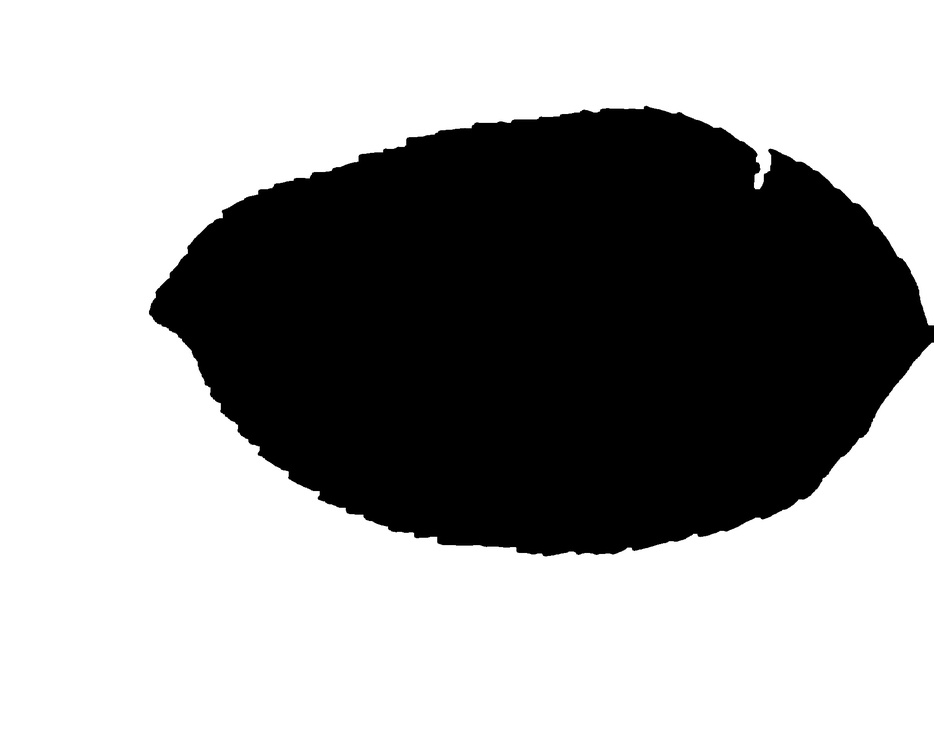
#> input picture ThresholdSegmentation/SegmentationOperation.jpg, 934 x 755 px, shrunk from 1899 x 1536 before the run
$ python Shape.py
#> lines starting #> are read from the running program, lines starting #| are printed output that depends on the picture; after the words box and inside, x2 and y2 are one past the last pixel; in counts of white or black regions, pixels touching at a corner belong together; long printed decimals are rounded
import cv2
import numpy as np
from matplotlib import pyplot as plt
import os

# 创建文件夹
if not os.path.exists('shape'):
    os.makedirs('shape')
# 读取图像
img = cv2.imread('ThresholdSegmentation/SegmentationOperation.jpg')
#> img is the input picture: shape (755, 934, 3); min 0, max 255, mean 162.9
img = cv2.bitwise_not(img)
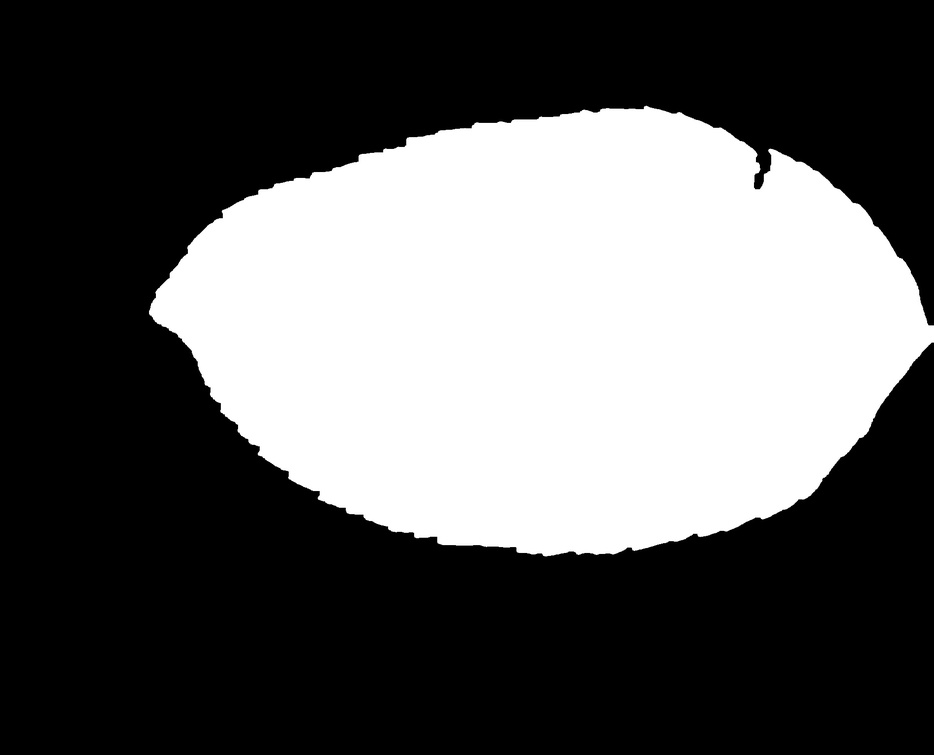
#> img: shape (755, 934, 3); min 0, max 255, mean 92.1
# 将图像转换为灰度图像
gray = cv2.cvtColor(img, cv2.COLOR_BGR2GRAY)

# 二值化处理
ret, thresh = cv2.threshold(gray, 127, 255, cv2.THRESH_BINARY)
#> thresh: shape (755, 934); 36.1% white; 1 white region

# 获取轮廓
contours, hierarchy = cv2.findContours(thresh, cv2.RETR_TREE, cv2.CHAIN_APPROX_SIMPLE)
#> contours = 1 contour; box (x1, y1, x2, y2) and area: (149, 106, 934, 556) 253856

# 计算面积和周长
area = cv2.contourArea(contours[0])
#> area = 253856.5
perimeter = cv2.arcLength(contours[0], True)
#> perimeter = 2237

# 计算矩形
x,y,w,h = cv2.boundingRect(contours[0])
#> x = 149; y = 106; w = 785; h = 450

# 计算圆形度
circularity = 4*np.pi*area/(perimeter**2)
#> circularity = 0.638

# 计算重心
M = cv2.moments(contours[0])
#> M = moments, m00 253856.5, centre m10/m00, m01/m00 = (551.4, 330.7)
cx = int(M['m10']/M['m00'])
#> cx = 551
cy = int(M['m01']/M['m00'])
#> cy = 330


# 计算复杂度
e = (perimeter ** 2) / area
#> e = 19.71

# 输出结果
print('面积:', area)
#| 面积: 253856.5
print('周长:', perimeter)
#| 周长: 2236.962
print('长度:', w)
#| 长度: 785
print('宽度:', h)
#| 宽度: 450
print('圆形度:', circularity)
#| 圆形度: 0.6375
print('重心:', cx, cy)
#| 重心: 551 330
print('复杂度:', e)
#| 复杂度: 19.712
img = cv2.imread('AppleDiseaseLeaves/1.jpg')
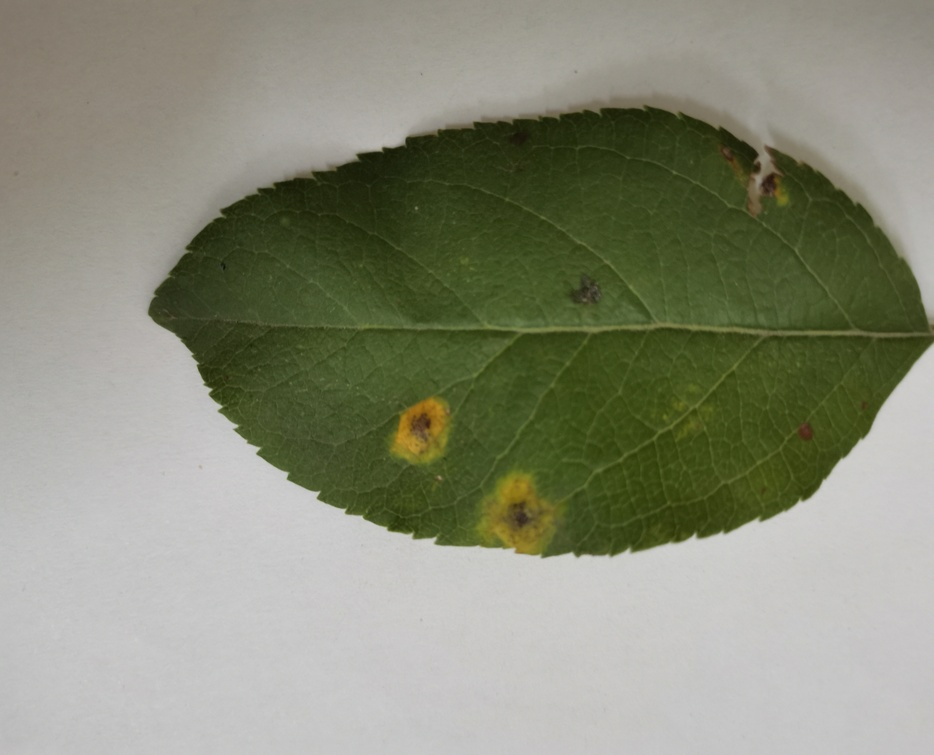
#> input picture AppleDiseaseLeaves/1.jpg, 934 x 755 px, shrunk from 1899 x 1536 before the run
#> img is the input picture: shape (755, 934, 3); mean B, G, R 121, 140, 137.3
first_img = img.copy()
# 绘制矩形和重心
cv2.rectangle(first_img, (x, y), (x + w, y + h), (0, 255, 0), 2)
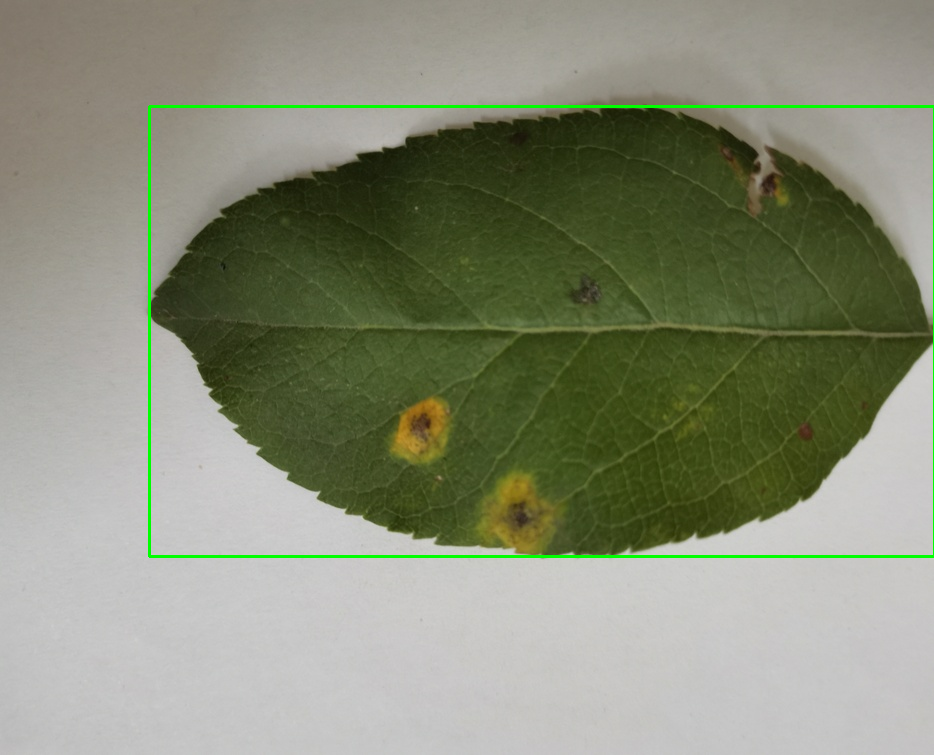
#> first_img: shape (755, 934, 3); 0.92% of pixels changed, all inside (x1, y1, x2, y2) = (148, 105, 934, 558)
cv2.circle(first_img, (cx, cy), 5, (0, 0, 255), -1)
#> first_img: shape (755, 934, 3); 0.01% of pixels changed, all inside (x1, y1, x2, y2) = (546, 325, 557, 336)

# 计算最小外接矩形
rect = cv2.minAreaRect(contours[0])
#> rect = ((543.1, 337.8), (777.8, 443.9), -6.46)
box = cv2.boxPoints(rect)
#> box = [[181.6, 602.1], [131.7, 161], [904.5, 73.49], [954.5, 514.6]]
box = np.int0(box)
#> box = [[181, 602], [131, 160], [904, 73], [954, 514]]

Second_img = img.copy()
# 计算最小外接矩形的面积
rect_area = cv2.contourArea(box)
#> rect_area = 345654.5
print('最小外接矩形面积为:', rect_area)
#| 最小外接矩形面积为: 345654.5
print('矩形度:', area/rect_area)
#| 矩形度: 0.7344
# 在图像上绘制最小外接矩形
cv2.drawContours(Second_img, [box], 0, (0, 0, 255), 2)
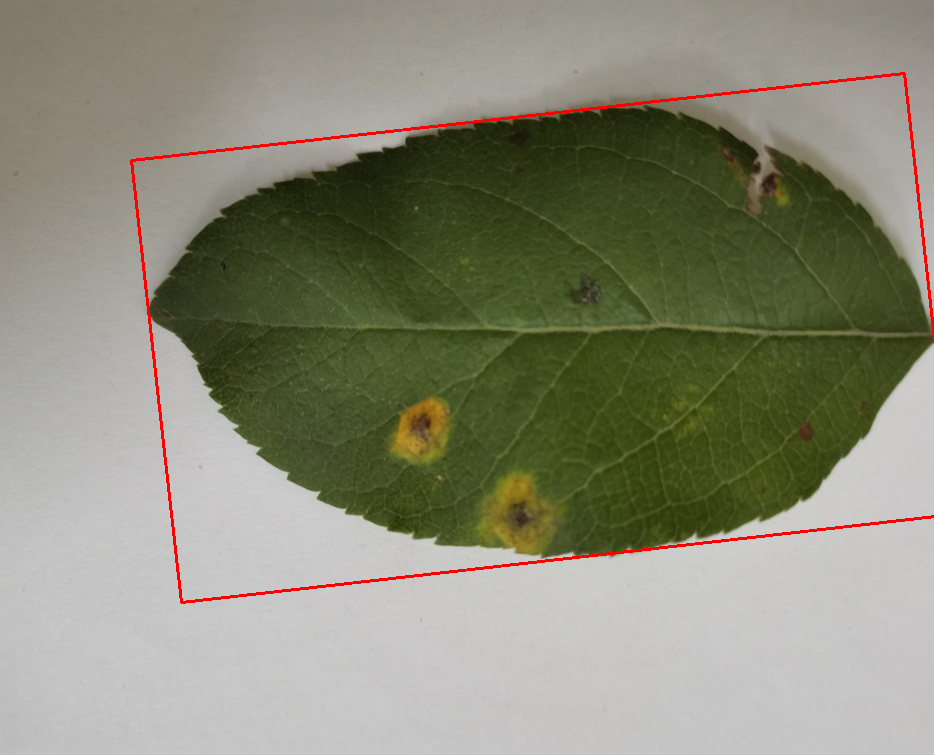
#> Second_img: shape (755, 934, 3); 0.94% of pixels changed, all inside (x1, y1, x2, y2) = (130, 72, 934, 604)

# 计算最小外接矩形的重心
M = cv2.moments(box)
#> M = moments, m00 345654.5, centre m10/m00, m01/m00 = (542.4, 337.3)
cx = int(M['m10']/M['m00'])
#> cx = 542
cy = int(M['m01']/M['m00'])
#> cy = 337
print("最小外接矩形重心坐标：({}, {})".format(cx, cy))
#| 最小外接矩形重心坐标：(542, 337)

# 在图像上绘制重心
cv2.drawMarker(Second_img, (cx, cy), (255, 0, 0), markerType=cv2.MARKER_CROSS, thickness=2)
#> Second_img: shape (755, 934, 3); 0.02% of pixels changed, all inside (x1, y1, x2, y2) = (531, 326, 554, 349)

# 生成空白图片
third_img = np.zeros_like(img)
# 绘制轮廓
cv2.drawContours(third_img, contours, -1, (0, 255, 0), 2)
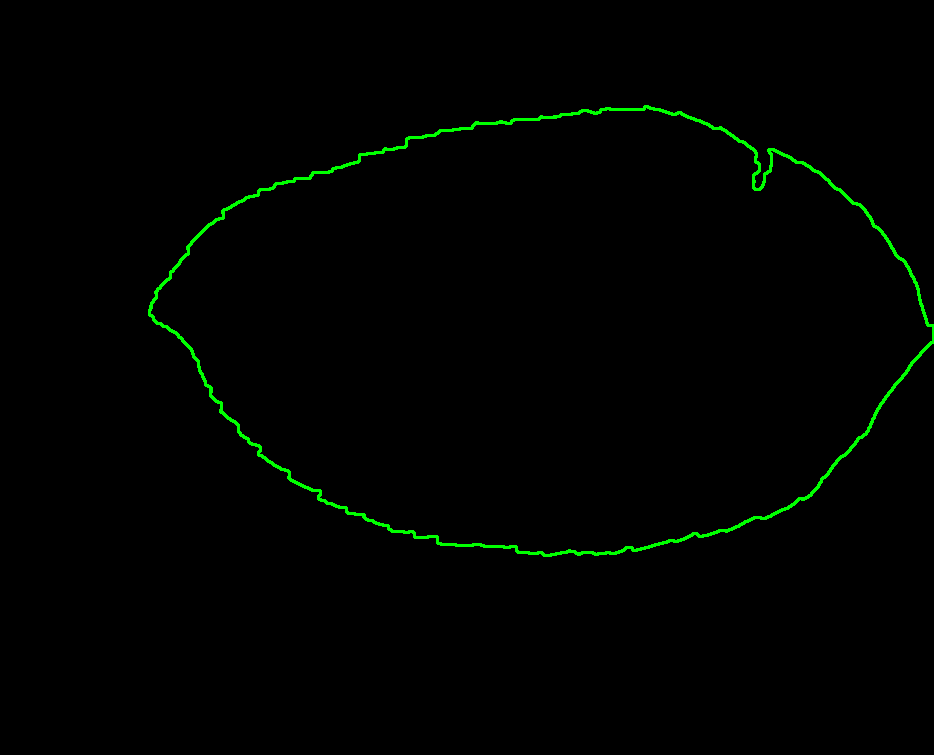
#> third_img: shape (755, 934, 3); mean of channels 0, 1, 2 0, 2.6, 0; drawn as B, G, R

# 显示原始图像和绘制了矩形和重心的图像
fig, ax = plt.subplots(nrows=2, ncols=2, figsize=(12, 6))
ax[0,0].imshow(cv2.cvtColor(first_img, cv2.COLOR_BGR2RGB))
ax[0,0].axis('off')
ax[0,0].set_title('Original Image bounding rectangle')
ax[0,1].imshow(cv2.cvtColor(Second_img, cv2.COLOR_BGR2RGB))
ax[0,1].axis('off')
ax[0,1].set_title('Original Image Mini bounding rectangle')
ax[1,0].imshow(cv2.cvtColor(thresh, cv2.COLOR_GRAY2RGB))
ax[1,0].axis('off')
ax[1,0].set_title('binary image')
ax[1,1].imshow(third_img)
ax[1,1].axis('off')
ax[1,1].set_title('contour image')
plt.tight_layout()
plt.show()
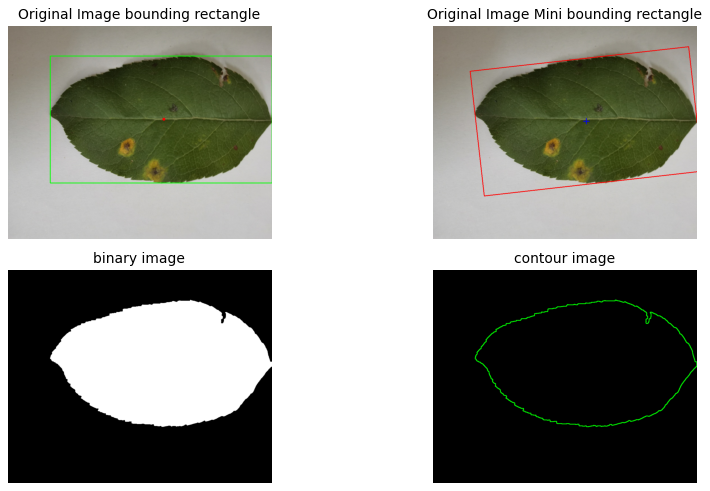
#> figure drawn by matplotlib, 4 panels
